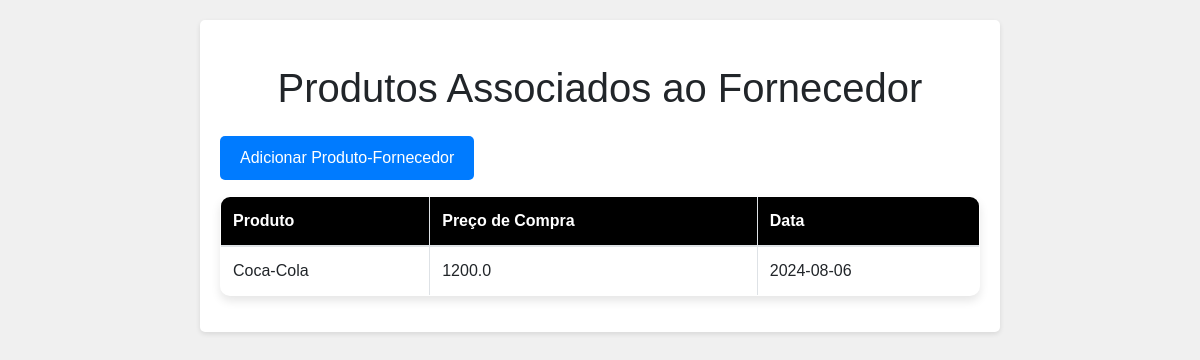
Screenshot of /produto_fornecedor/1/produtos with the database file from the repository.
### tables this page shows
CREATE TABLE produto_fornecedor (
    id_produto INTEGER NOT NULL,
    id_fornecedor INTEGER NOT NULL,
    data DATE NOT NULL,
    preco_compra REAL NOT NULL,
    PRIMARY KEY (id_produto, id_fornecedor),
    FOREIGN KEY (id_produto) REFERENCES produto(id_produto),
    FOREIGN KEY (id_fornecedor) REFERENCES fornecedor(id_fornecedor)
);

CREATE TABLE produto (
    id_produto INTEGER PRIMARY KEY AUTOINCREMENT,
    nome TEXT NOT NULL,
    descricao TEXT NOT NULL,
    categoria TEXT NOT NULL,
    quantidade_produto INTEGER NOT NULL
);

### routes/routes_entidades/produto_fornecedor.py (the view)
@produto_fornecedor_bp.route('/produto_fornecedor/<int:id_fornecedor>/produtos')
def lista_produtos_fornecedor(id_fornecedor):
    conn = get_db_connection()
    produtos = conn.execute('''
        SELECT p.nome, pf.preco_compra, pf.data
        FROM produto_fornecedor pf
        JOIN produto p ON pf.id_produto = p.id_produto
        WHERE pf.id_fornecedor = ?
    ''', (id_fornecedor,)).fetchall()
    conn.close()
    return render_template('lista_produtos_fornecedor.html', produtos=produtos, id_fornecedor=id_fornecedor)

### db_utils.py (called while the page is built)
def connect_db():
    rv = sqlite3.connect(DATABASE)
    rv.row_factory = sqlite3.Row
    return rv

def get_db_connection():
    if not hasattr(g, 'sqlite_db'):
        g.sqlite_db = connect_db()
    return g.sqlite_db

def close_db_connection(error):
    if hasattr(g, 'sqlite_db'):
        g.sqlite_db.close()

### templates/lista_produtos_fornecedor.html (shortened to what this page needs)
<!DOCTYPE html>
<html lang="pt-BR">
<head>
    <link href="https://stackpath.bootstrapcdn.com/bootstrap/4.5.2/css/bootstrap.min.css" rel="stylesheet">
    <link href="{{ url_for('static', filename='style.css') }}" rel="stylesheet">
</head>
<body>
    <div class="container">
        <h1 class="my-4">Produtos Associados ao Fornecedor</h1>
        <a href="{{ url_for('produto_fornecedor.adiciona_produto_fornecedor') }}" class="btn btn-primary mb-3">Adicionar Produto-Fornecedor</a>
        <table class="table table-bordered">
            <thead>
                <tr>
                    <th>Produto</th>
                    <th>Preço de Compra</th>
                    <th>Data</th>
                </tr>
            </thead>
            <tbody>
                {% for produto in produtos %}
                    <tr>
                        <td>{{ produto.nome }}</td>
                        <td>{{ produto.preco_compra }}</td>
                        <td>{{ produto.data }}</td>
                    </tr>
                {% endfor %}
            </tbody>
        </table>
    </div>
</body>
</html>

### static/css/style.css (style rules this page uses)
table { width: 100%; border-collapse: collapse; margin-bottom: 20px; box-shadow: 0 5px 10px rgba(0, 0, 0, 0.1); border-radius: 10px; overflow: hidden; }
th { background-color: #3498db; color: #fff; text-align: left; padding: 12px; font-weight: bold; }
tr { border-bottom: 1px solid #ddd; transition: background-color 0.3s ease; }
td { padding: 12px; text-align: left; }
.btn { border-radius: 5px; padding: 8px 12px; text-decoration: none; }
.btn-primary { background-color: #3498db; color: #fff; }
body { font-family: Arial, sans-serif; margin: 0; padding: 0; background-color: #f0f0f0; }
.container { max-width: 800px; margin: 20px auto; padding: 20px; background-color: #fff; border-radius: 5px; box-shadow: 0 2px 5px rgba(0, 0, 0, 0.1); }
.btn { padding: 10px 20px; border-radius: 5px; border: none; cursor: pointer; }
.btn-primary { background-color: #007bff; color: #fff; }
th, td { border: 1px solid #ece3e3; padding: 8px; text-align: left; }
th { background-color: #000000; }
h1 { text-align: center; }
.container { max-width: 800px; margin: 20px auto; padding: 20px; }

### rows the page displays
produto_fornecedor: nome "Coca-Cola", preco_compra "1200.0", data "2024-08-06"
